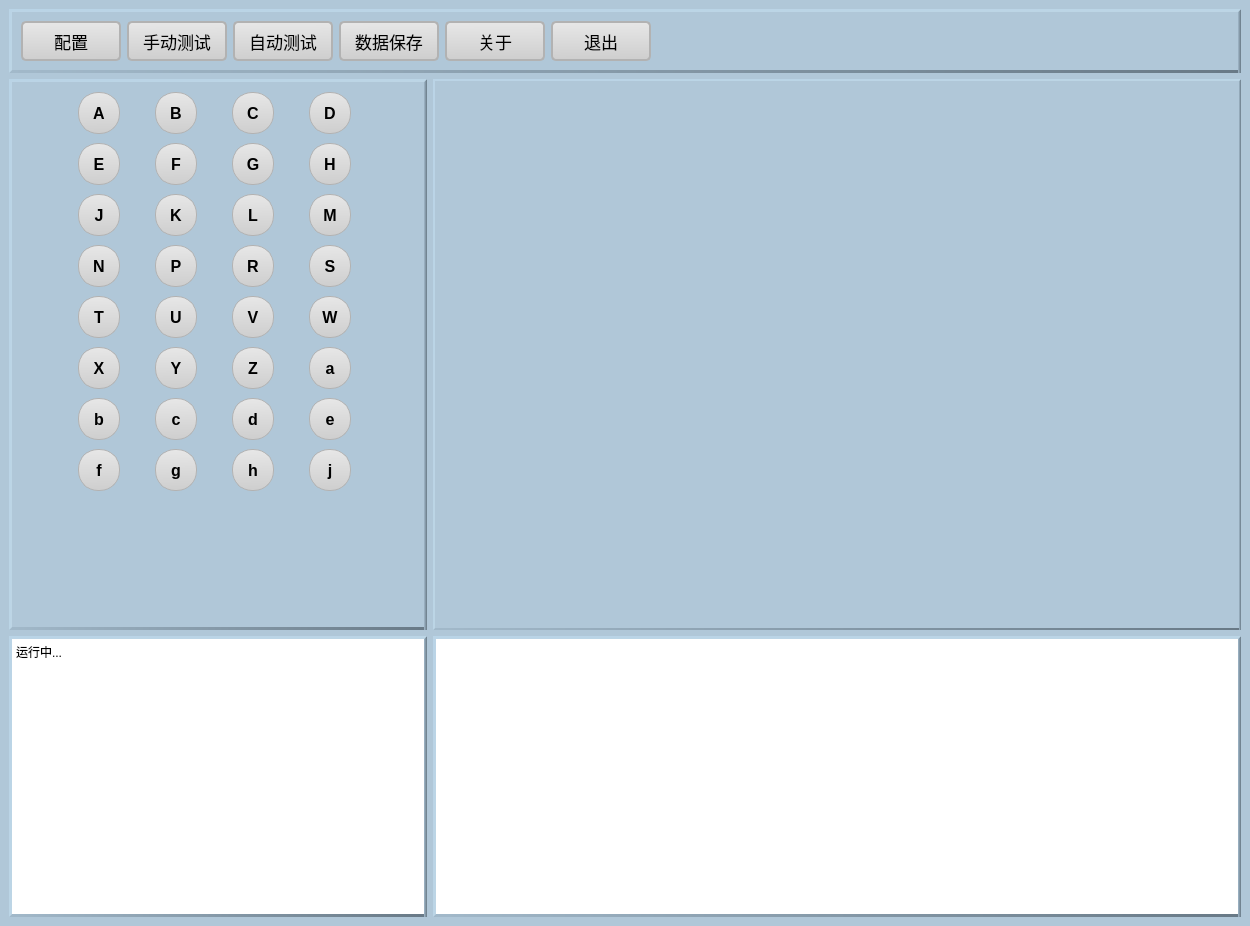
<?xml version="1.0" encoding="UTF-8"?>
<ui version="4.0">
 <class>MainWindow</class>
 <widget class="QMainWindow" name="MainWindow">
  <property name="geometry">
   <rect>
    <x>0</x>
    <y>0</y>
    <width>1250</width>
    <height>926</height>
   </rect>
  </property>
  <property name="windowTitle">
   <string>OTDR光缆测试设备</string>
  </property>
  <property name="styleSheet">
   <string notr="true">QWidget#centralwidget
{
	background-color: rgb(176, 199, 216);	
}
QWidget#button_widget,QFrame#tool_frame
{
	border:3px solid;

	border-right-color: qlineargradient(spread:pad, x1:0, y1:0, x2:1, y2:0, stop:0 rgba(162, 185, 202, 255), stop:1 rgba(104, 121, 134, 255));	
	border-top-color: qlineargradient(spread:pad, x1:0, y1:0, x2:1, y2:1, stop:0 rgba(185, 212, 231, 255), stop:1 rgba(189, 213, 229, 255));
	
	border-bottom-color: qlineargradient(spread:pad, x1:0, y1:0, x2:1, y2:0, stop:0 rgba(162, 185, 202, 255), stop:1 rgba(104, 121, 134, 255));
	
	border-left-color: qlineargradient(spread:pad, x1:0, y1:0, x2:1, y2:1, stop:0 rgba(185, 212, 231, 255), stop:1 rgba(189, 213, 229, 255));
}

QWidget#luciol_widget
{
	border:2px solid;

	border-right-color: qlineargradient(spread:pad, x1:0, y1:0, x2:1, y2:0, stop:0 rgba(162, 185, 202, 255), stop:1 rgba(104, 121, 134, 255));	
	border-top-color: qlineargradient(spread:pad, x1:0, y1:0, x2:1, y2:1, stop:0 rgba(185, 212, 231, 255), stop:1 rgba(189, 213, 229, 255));
	
	border-bottom-color: qlineargradient(spread:pad, x1:0, y1:0, x2:1, y2:0, stop:0 rgba(162, 185, 202, 255), stop:1 rgba(104, 121, 134, 255));
	
	border-left-color: qlineargradient(spread:pad, x1:0, y1:0, x2:1, y2:1, stop:0 rgba(185, 212, 231, 255), stop:1 rgba(189, 213, 229, 255));
}

QTableView,QTextEdit
{
	border:3px solid;
	border-right-color: qlineargradient(spread:pad, x1:0, y1:0, x2:1, y2:0, stop:0 rgba(162, 185, 202, 255), stop:1 rgba(104, 121, 134, 255));	
	border-top-color: qlineargradient(spread:pad, x1:0, y1:0, x2:1, y2:1, stop:0 rgba(185, 212, 231, 255), stop:1 rgba(189, 213, 229, 255));
	
	border-bottom-color: qlineargradient(spread:pad, x1:0, y1:0, x2:1, y2:0, stop:0 rgba(162, 185, 202, 255), stop:1 rgba(104, 121, 134, 255));
	
	border-left-color: qlineargradient(spread:pad, x1:0, y1:0, x2:1, y2:1, stop:0 rgba(185, 212, 231, 255), stop:1 rgba(189, 213, 229, 255));
}

QToolButton
{
	border:2px solid;
	border-radius: 5px;
	border-color: rgb(178, 178, 178);
	background-color: qlineargradient(spread:pad, x1:0.477, y1:0, x2:0.5, y2:1, stop:0 rgba(231, 231, 231, 255), stop:1 rgba(206, 206, 206, 255));
	
}</string>
  </property>
  <widget class="QWidget" name="centralwidget">
   <layout class="QGridLayout" name="gridLayout">
    <item row="2" column="1">
     <widget class="QTableView" name="tableView"/>
    </item>
    <item row="0" column="0" colspan="2">
     <widget class="QFrame" name="tool_frame">
      <property name="minimumSize">
       <size>
        <width>0</width>
        <height>60</height>
       </size>
      </property>
      <property name="frameShape">
       <enum>QFrame::StyledPanel</enum>
      </property>
      <property name="frameShadow">
       <enum>QFrame::Raised</enum>
      </property>
      <property name="lineWidth">
       <number>2</number>
      </property>
      <property name="midLineWidth">
       <number>1</number>
      </property>
      <layout class="QHBoxLayout" name="horizontalLayout">
       <item>
        <widget class="QToolButton" name="Config_toolButton">
         <property name="minimumSize">
          <size>
           <width>100</width>
           <height>40</height>
          </size>
         </property>
         <property name="baseSize">
          <size>
           <width>70</width>
           <height>50</height>
          </size>
         </property>
         <property name="font">
          <font>
           <family>Microsoft YaHei</family>
           <pointsize>13</pointsize>
           <weight>50</weight>
           <bold>false</bold>
          </font>
         </property>
         <property name="text">
          <string>配置</string>
         </property>
        </widget>
       </item>
       <item>
        <widget class="QToolButton" name="toolButton_2">
         <property name="minimumSize">
          <size>
           <width>100</width>
           <height>40</height>
          </size>
         </property>
         <property name="baseSize">
          <size>
           <width>70</width>
           <height>50</height>
          </size>
         </property>
         <property name="font">
          <font>
           <family>Microsoft YaHei</family>
           <pointsize>13</pointsize>
           <weight>50</weight>
           <bold>false</bold>
          </font>
         </property>
         <property name="text">
          <string>手动测试</string>
         </property>
        </widget>
       </item>
       <item>
        <widget class="QToolButton" name="toolButton_3">
         <property name="minimumSize">
          <size>
           <width>100</width>
           <height>40</height>
          </size>
         </property>
         <property name="baseSize">
          <size>
           <width>70</width>
           <height>50</height>
          </size>
         </property>
         <property name="font">
          <font>
           <family>Microsoft YaHei</family>
           <pointsize>13</pointsize>
           <weight>50</weight>
           <bold>false</bold>
          </font>
         </property>
         <property name="text">
          <string>自动测试</string>
         </property>
        </widget>
       </item>
       <item>
        <widget class="QToolButton" name="toolButton_4">
         <property name="minimumSize">
          <size>
           <width>100</width>
           <height>40</height>
          </size>
         </property>
         <property name="baseSize">
          <size>
           <width>70</width>
           <height>50</height>
          </size>
         </property>
         <property name="font">
          <font>
           <family>Microsoft YaHei</family>
           <pointsize>13</pointsize>
           <weight>50</weight>
           <bold>false</bold>
          </font>
         </property>
         <property name="text">
          <string>数据保存</string>
         </property>
        </widget>
       </item>
       <item>
        <widget class="QToolButton" name="toolButton_5">
         <property name="minimumSize">
          <size>
           <width>100</width>
           <height>40</height>
          </size>
         </property>
         <property name="baseSize">
          <size>
           <width>70</width>
           <height>50</height>
          </size>
         </property>
         <property name="font">
          <font>
           <family>Microsoft YaHei</family>
           <pointsize>13</pointsize>
           <weight>50</weight>
           <bold>false</bold>
          </font>
         </property>
         <property name="text">
          <string>关于</string>
         </property>
        </widget>
       </item>
       <item>
        <widget class="QToolButton" name="toolButton_exit">
         <property name="minimumSize">
          <size>
           <width>100</width>
           <height>40</height>
          </size>
         </property>
         <property name="baseSize">
          <size>
           <width>70</width>
           <height>50</height>
          </size>
         </property>
         <property name="font">
          <font>
           <family>Microsoft YaHei</family>
           <pointsize>13</pointsize>
           <weight>50</weight>
           <bold>false</bold>
          </font>
         </property>
         <property name="text">
          <string>退出</string>
         </property>
        </widget>
       </item>
       <item>
        <spacer name="horizontalSpacer_2">
         <property name="orientation">
          <enum>Qt::Horizontal</enum>
         </property>
         <property name="sizeHint" stdset="0">
          <size>
           <width>573</width>
           <height>20</height>
          </size>
         </property>
        </spacer>
       </item>
      </layout>
     </widget>
    </item>
    <item row="2" column="0">
     <widget class="QTextEdit" name="textEdit">
      <property name="html">
       <string>&lt;!DOCTYPE HTML PUBLIC &quot;-//W3C//DTD HTML 4.0//EN&quot; &quot;http://www.w3.org/TR/REC-html40/strict.dtd&quot;&gt;
&lt;html&gt;&lt;head&gt;&lt;meta name=&quot;qrichtext&quot; content=&quot;1&quot; /&gt;&lt;style type=&quot;text/css&quot;&gt;
p, li { white-space: pre-wrap; }
&lt;/style&gt;&lt;/head&gt;&lt;body style=&quot; font-family:'SimSun'; font-size:9pt; font-weight:400; font-style:normal;&quot;&gt;
&lt;p style=&quot; margin-top:0px; margin-bottom:0px; margin-left:0px; margin-right:0px; -qt-block-indent:0; text-indent:0px;&quot;&gt;运行中...&lt;/p&gt;&lt;/body&gt;&lt;/html&gt;</string>
      </property>
     </widget>
    </item>
    <item row="1" column="1">
     <widget class="QWidget" name="luciol_widget" native="true">
      <property name="minimumSize">
       <size>
        <width>808</width>
        <height>551</height>
       </size>
      </property>
      <property name="maximumSize">
       <size>
        <width>809</width>
        <height>552</height>
       </size>
      </property>
      <property name="baseSize">
       <size>
        <width>825</width>
        <height>568</height>
       </size>
      </property>
      <layout class="QGridLayout" name="gridLayout_3">
       <property name="leftMargin">
        <number>1</number>
       </property>
       <property name="topMargin">
        <number>1</number>
       </property>
       <property name="rightMargin">
        <number>1</number>
       </property>
       <property name="bottomMargin">
        <number>1</number>
       </property>
      </layout>
     </widget>
    </item>
    <item row="1" column="0">
     <widget class="QWidget" name="button_widget" native="true">
      <property name="minimumSize">
       <size>
        <width>100</width>
        <height>0</height>
       </size>
      </property>
      <property name="styleSheet">
       <string notr="true">QPushButton
{
	max-width:40px;
	max-height:40px;
	min-width:40px;
	min-height:40px;
	border:1px solid;
	border-radius: 20px;
	border-color: rgb(178, 178, 178);
	background-color: qlineargradient(spread:pad, x1:0.477, y1:0, x2:0.5, y2:1, stop:0 rgba(231, 231, 231, 255), stop:1 rgba(206, 206, 206, 255));
	font-weight:bold;
	font-size: 16px;
}

QPushButton:hover
{
	background-color: qradialgradient(spread:pad, cx:0.529851, cy:0.506, radius:0.5, fx:0.532, fy:0.505682, stop:0 rgba(94, 223, 201, 255), stop:1 rgba(105, 193, 194, 255));
}

QPushButton:checked
{
	background-color: qradialgradient(spread:pad, cx:0.5, cy:0.5, radius:0.5, fx:0.5, fy:0.5, stop:0 rgba(174, 210, 255, 255), stop:1 rgba(149, 195, 238, 255));
}

</string>
      </property>
      <widget class="QWidget" name="layoutWidget">
       <property name="geometry">
        <rect>
         <x>40</x>
         <y>10</y>
         <width>331</width>
         <height>411</height>
        </rect>
       </property>
       <layout class="QGridLayout" name="gridLayout_Point">
        <item row="0" column="0">
         <widget class="QPushButton" name="pushButton_A">
          <property name="text">
           <string>A</string>
          </property>
          <property name="checkable">
           <bool>true</bool>
          </property>
         </widget>
        </item>
        <item row="0" column="1">
         <widget class="QPushButton" name="pushButton_B">
          <property name="text">
           <string>B</string>
          </property>
          <property name="checkable">
           <bool>true</bool>
          </property>
         </widget>
        </item>
        <item row="0" column="2">
         <widget class="QPushButton" name="pushButton_C">
          <property name="text">
           <string>C</string>
          </property>
          <property name="checkable">
           <bool>true</bool>
          </property>
         </widget>
        </item>
        <item row="0" column="3">
         <widget class="QPushButton" name="pushButton_D">
          <property name="text">
           <string>D</string>
          </property>
          <property name="checkable">
           <bool>true</bool>
          </property>
         </widget>
        </item>
        <item row="1" column="0">
         <widget class="QPushButton" name="pushButton_E">
          <property name="text">
           <string>E</string>
          </property>
          <property name="checkable">
           <bool>true</bool>
          </property>
         </widget>
        </item>
        <item row="1" column="1">
         <widget class="QPushButton" name="pushButton_F">
          <property name="text">
           <string>F</string>
          </property>
          <property name="checkable">
           <bool>true</bool>
          </property>
         </widget>
        </item>
        <item row="1" column="2">
         <widget class="QPushButton" name="pushButton_G">
          <property name="text">
           <string>G</string>
          </property>
          <property name="checkable">
           <bool>true</bool>
          </property>
         </widget>
        </item>
        <item row="1" column="3">
         <widget class="QPushButton" name="pushButton_H">
          <property name="text">
           <string>H</string>
          </property>
          <property name="checkable">
           <bool>true</bool>
          </property>
         </widget>
        </item>
        <item row="2" column="0">
         <widget class="QPushButton" name="pushButton_J">
          <property name="text">
           <string>J</string>
          </property>
          <property name="checkable">
           <bool>true</bool>
          </property>
         </widget>
        </item>
        <item row="2" column="1">
         <widget class="QPushButton" name="pushButton_K">
          <property name="text">
           <string>K</string>
          </property>
          <property name="checkable">
           <bool>true</bool>
          </property>
         </widget>
        </item>
        <item row="2" column="2">
         <widget class="QPushButton" name="pushButton_L">
          <property name="text">
           <string>L</string>
          </property>
          <property name="checkable">
           <bool>true</bool>
          </property>
         </widget>
        </item>
        <item row="2" column="3">
         <widget class="QPushButton" name="pushButton_M">
          <property name="text">
           <string>M</string>
          </property>
          <property name="checkable">
           <bool>true</bool>
          </property>
         </widget>
        </item>
        <item row="3" column="0">
         <widget class="QPushButton" name="pushButton_N">
          <property name="text">
           <string>N</string>
          </property>
          <property name="checkable">
           <bool>true</bool>
          </property>
         </widget>
        </item>
        <item row="3" column="1">
         <widget class="QPushButton" name="pushButton_P">
          <property name="text">
           <string>P</string>
          </property>
          <property name="checkable">
           <bool>true</bool>
          </property>
         </widget>
        </item>
        <item row="3" column="2">
         <widget class="QPushButton" name="pushButton_R">
          <property name="text">
           <string>R</string>
          </property>
          <property name="checkable">
           <bool>true</bool>
          </property>
         </widget>
        </item>
        <item row="3" column="3">
         <widget class="QPushButton" name="pushButton_S">
          <property name="text">
           <string>S</string>
          </property>
          <property name="checkable">
           <bool>true</bool>
          </property>
         </widget>
        </item>
        <item row="4" column="0">
         <widget class="QPushButton" name="pushButton_T">
          <property name="text">
           <string>T</string>
          </property>
          <property name="checkable">
           <bool>true</bool>
          </property>
         </widget>
        </item>
        <item row="4" column="1">
         <widget class="QPushButton" name="pushButton_U">
          <property name="text">
           <string>U</string>
          </property>
          <property name="checkable">
           <bool>true</bool>
          </property>
         </widget>
        </item>
        <item row="4" column="2">
         <widget class="QPushButton" name="pushButton_V">
          <property name="text">
           <string>V</string>
          </property>
          <property name="checkable">
           <bool>true</bool>
          </property>
         </widget>
        </item>
        <item row="4" column="3">
         <widget class="QPushButton" name="pushButton_W">
          <property name="text">
           <string>W</string>
          </property>
          <property name="checkable">
           <bool>true</bool>
          </property>
         </widget>
        </item>
        <item row="5" column="0">
         <widget class="QPushButton" name="pushButton_X">
          <property name="text">
           <string>X</string>
          </property>
          <property name="checkable">
           <bool>true</bool>
          </property>
         </widget>
        </item>
        <item row="5" column="1">
         <widget class="QPushButton" name="pushButton_Y">
          <property name="text">
           <string>Y</string>
          </property>
          <property name="checkable">
           <bool>true</bool>
          </property>
         </widget>
        </item>
        <item row="5" column="2">
         <widget class="QPushButton" name="pushButton_Z">
          <property name="text">
           <string>Z</string>
          </property>
          <property name="checkable">
           <bool>true</bool>
          </property>
         </widget>
        </item>
        <item row="5" column="3">
         <widget class="QPushButton" name="pushButton_a">
          <property name="text">
           <string>a</string>
          </property>
          <property name="checkable">
           <bool>true</bool>
          </property>
         </widget>
        </item>
        <item row="6" column="0">
         <widget class="QPushButton" name="pushButton_b">
          <property name="text">
           <string>b</string>
          </property>
          <property name="checkable">
           <bool>true</bool>
          </property>
         </widget>
        </item>
        <item row="6" column="1">
         <widget class="QPushButton" name="pushButton_c">
          <property name="text">
           <string>c</string>
          </property>
          <property name="checkable">
           <bool>true</bool>
          </property>
         </widget>
        </item>
        <item row="6" column="2">
         <widget class="QPushButton" name="pushButton_d">
          <property name="text">
           <string>d</string>
          </property>
          <property name="checkable">
           <bool>true</bool>
          </property>
         </widget>
        </item>
        <item row="6" column="3">
         <widget class="QPushButton" name="pushButton_e">
          <property name="text">
           <string>e</string>
          </property>
          <property name="checkable">
           <bool>true</bool>
          </property>
         </widget>
        </item>
        <item row="7" column="0">
         <widget class="QPushButton" name="pushButton_f">
          <property name="text">
           <string>f</string>
          </property>
          <property name="checkable">
           <bool>true</bool>
          </property>
         </widget>
        </item>
        <item row="7" column="1">
         <widget class="QPushButton" name="pushButton_g">
          <property name="text">
           <string>g</string>
          </property>
          <property name="checkable">
           <bool>true</bool>
          </property>
         </widget>
        </item>
        <item row="7" column="2">
         <widget class="QPushButton" name="pushButton_h">
          <property name="text">
           <string>h</string>
          </property>
          <property name="checkable">
           <bool>true</bool>
          </property>
         </widget>
        </item>
        <item row="7" column="3">
         <widget class="QPushButton" name="pushButton_j">
          <property name="text">
           <string>j</string>
          </property>
          <property name="checkable">
           <bool>true</bool>
          </property>
         </widget>
        </item>
       </layout>
      </widget>
      <widget class="QWidget" name="widget" native="true">
       <property name="geometry">
        <rect>
         <x>40</x>
         <y>430</y>
         <width>331</width>
         <height>101</height>
        </rect>
       </property>
       <property name="styleSheet">
        <string notr="true">border-image: url(:/img/GX.png);</string>
       </property>
      </widget>
     </widget>
    </item>
   </layout>
  </widget>
 </widget>
 <resources>
  <include location="resources.qrc"/>
 </resources>
 <connections/>
</ui>
